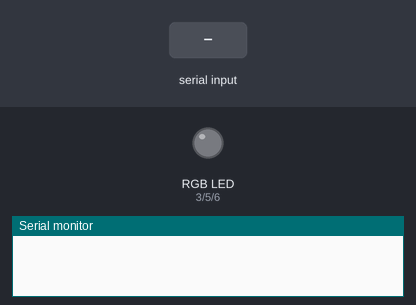
Bench run of a sketch on a simulated Arduino Uno, built with avr-gcc and run on an emulated ATmega328P. Parts: an RGB LED mixed from three pins (HIGH = lit), the last lines printed to the serial monitor. The test bench sets the inputs (shaded band). Dim RGB values are drawn brighter than linear.

Above: at 1.2 s.
1.3 s: "90,45,200\n" received over Serial
At 2.3 s:
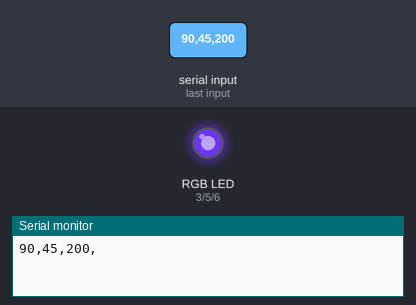
3.5 s: "30,150,10\n" received over Serial
At 4.9 s:
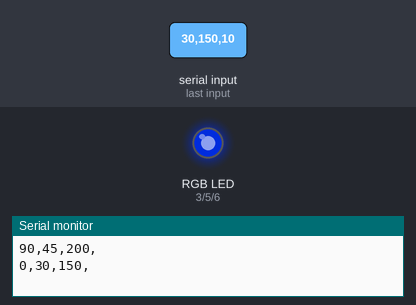
6.5 s: "90,45\n" received over Serial
At 8.1 s:
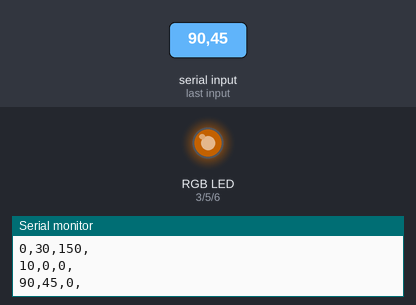
9.0 s: "30,150\n" received over Serial
At 11.5 s:
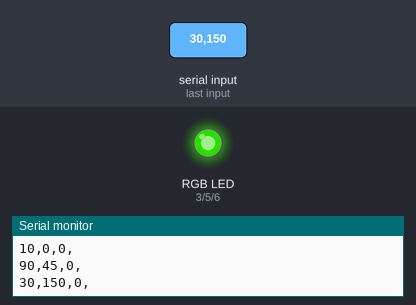
12.0 s: "90\n" received over Serial
At 14.9 s:
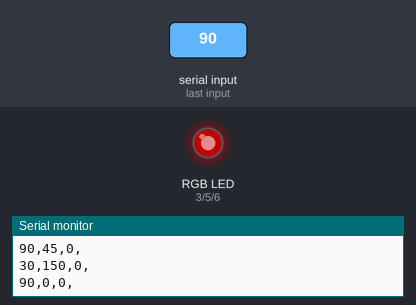
15.0 s: "200\n" received over Serial
At 18.0 s:
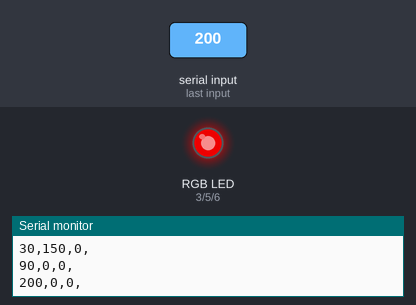
Timing chart, 0 to 19.0 s (numbered marks = the images above; inputs shaded):
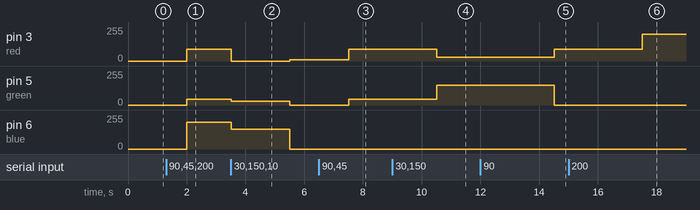

Measured:
- after the input at 1.3 s, pin 3 (red): 0/255 → 90/255 after 0.70 s; pin 5 (green): 0/255 → 45/255 after 0.70 s; pin 6 (blue): 0/255 → 200/255 after 0.70 s
- after the input at 3.5 s, pin 3 (red): 90/255 → 0/255 after 0.01 s instead of 1.5 s; pin 5 (green): 45/255 → 30/255 at once, → 0/255 2.0 s later; pin 6 (blue): 200/255 → 150/255 at once, → 0/255 2.0 s later
- after the input at 6.5 s, pin 3 (red): 10/255 → 90/255 after 1.0 s; pin 5 (green): 0/255 → 45/255 after 1.0 s
- after the input at 9.0 s, pin 3 (red): 90/255 → 30/255 after 1.5 s; pin 5 (green): 45/255 → 150/255 after 1.5 s
- after the input at 12.0 s, pin 3 (red): 30/255 → 90/255 after 2.5 s; pin 5 (green): 150/255 → 0/255 after 2.5 s
- after the input at 15.0 s, pin 3 (red): 90/255 → 200/255 after 2.5 s

The sketch:

p5.ino
```cpp
int red=3;
int green=5;
int blue=6;
void setup() {
pinMode(red,OUTPUT);
pinMode(green,OUTPUT);
pinMode(blue,OUTPUT);
Serial.begin(9600);
}

void loop() {
  while (Serial.available())
  {
    int RedPwr=Serial.parseInt();
    int GreenPwr=Serial.parseInt();
    int BluePwr=Serial.parseInt();
    analogWrite(red,RedPwr);
    analogWrite(green,GreenPwr);
    analogWrite(blue,BluePwr);
    Serial.print(RedPwr);
    Serial.print(",");
    Serial.print(GreenPwr);
    Serial.print(",");
    Serial.print(BluePwr);
    Serial.println(",");
  }
delay(1000);

}
```
